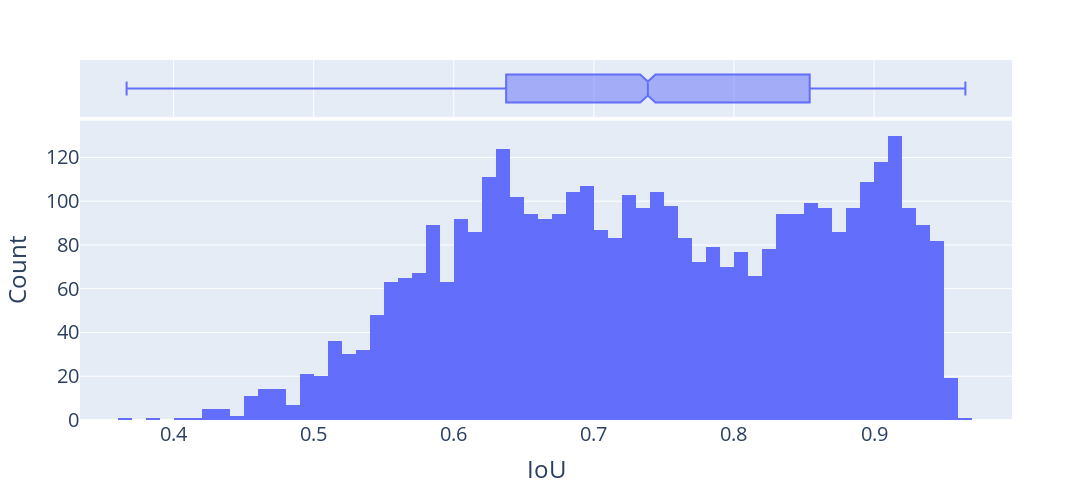

The cell this chart's notebook holds for it:
### Markdown cell above
Previous:

0.9196691274162706 <br>
0.05097715592981259

Small improvement in mean IoU (+0.01) and std (-0.01)

### Code cell
# fig = px.violin(df["IoU"], y="IoU", title="IoU distribution", box=True, points="all")
# fig.show()

fig = px.histogram(x=df["IoU"],
                   marginal="box", # or violin, rug
                   nbins=100)
                #    hover_data=stats_df["1"].columns, nbins=50)
fig.update_layout(
    xaxis_title="IoU", yaxis_title="Count"
)
fig.update_layout(width=1200, height=500, showlegend=False, font_size=20)
fig.write_image(file="D:/Master/MasterProject/Overleaf_figures/Chapter5/Granule_IoU_dist.svg", )#height=1000, width=1000)
fig.show()

### Figure 1 — Plotly figure (JSON) as saved in the notebook; plotly's stock layout.template omitted (floating-point values rounded to 4 significant figures; data arrays with more than 128 entries replaced by an {"elided": "..."} marker saying what was removed)
{"data": [{"alignmentgroup": "True", "bingroup": "x", "hovertemplate": "x=%{x}<br>count=%{y}<extra></extra>", "legendgroup": "", "marker": {"color": "#636efa", "pattern": {"shape": ""}}, "name": "", "nbinsx": 100, "offsetgroup": "", "orientation": "v", "showlegend": false, "type": "histogram", "x": {"elided": "3911 float values"}, "xaxis": "x", "yaxis": "y"}, {"alignmentgroup": "True", "hovertemplate": "x=%{x}<extra></extra>", "legendgroup": "", "marker": {"color": "#636efa"}, "name": "", "notched": true, "offsetgroup": "", "showlegend": false, "type": "box", "x": {"elided": "3911 float values"}, "xaxis": "x2", "yaxis": "y2"}], "layout": {"barmode": "relative", "font": {"size": 20}, "height": 500, "legend": {"tracegroupgap": 0}, "margin": {"t": 60}, "showlegend": false, "width": 1200, "xaxis": {"anchor": "y", "domain": [0, 1], "title": {"text": "IoU"}}, "xaxis2": {"anchor": "y2", "domain": [0, 1], "matches": "x", "showgrid": true, "showticklabels": false}, "yaxis": {"anchor": "x", "domain": [0, 0.8316], "title": {"text": "Count"}}, "yaxis2": {"anchor": "x2", "domain": [0.8416, 1], "matches": "y2", "showgrid": false, "showline": false, "showticklabels": false, "ticks": ""}}}
